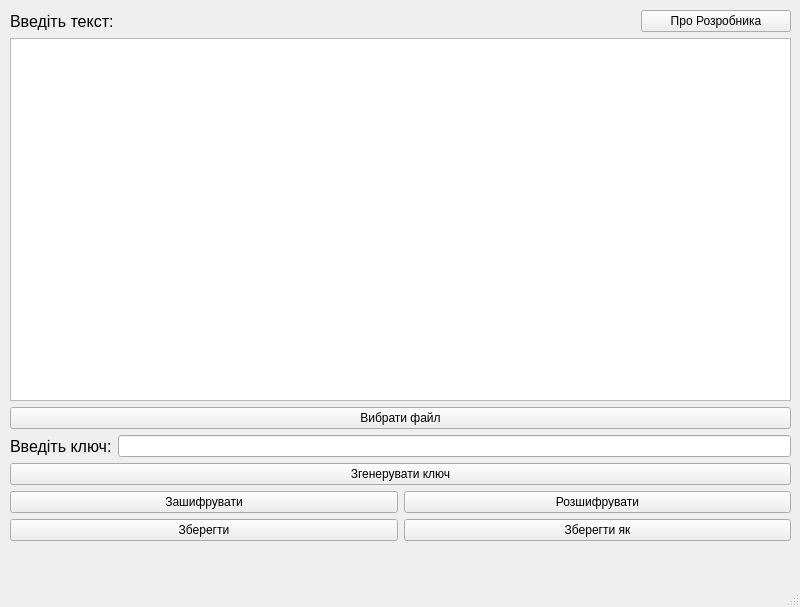
<?xml version="1.0" encoding="UTF-8"?>
<ui version="4.0">
 <class>MainWindow</class>
 <widget class="QMainWindow" name="MainWindow">
  <property name="geometry">
   <rect>
    <x>0</x>
    <y>0</y>
    <width>800</width>
    <height>607</height>
   </rect>
  </property>
  <property name="minimumSize">
   <size>
    <width>800</width>
    <height>607</height>
   </size>
  </property>
  <property name="maximumSize">
   <size>
    <width>800</width>
    <height>607</height>
   </size>
  </property>
  <property name="windowTitle">
   <string>MainWindow</string>
  </property>
  <widget class="QWidget" name="centralwidget">
   <widget class="QWidget" name="verticalLayoutWidget">
    <property name="geometry">
     <rect>
      <x>0</x>
      <y>0</y>
      <width>801</width>
      <height>551</height>
     </rect>
    </property>
    <layout class="QVBoxLayout" name="verticalLayout">
     <property name="sizeConstraint">
      <enum>QLayout::SetDefaultConstraint</enum>
     </property>
     <property name="leftMargin">
      <number>10</number>
     </property>
     <property name="topMargin">
      <number>10</number>
     </property>
     <property name="rightMargin">
      <number>10</number>
     </property>
     <property name="bottomMargin">
      <number>10</number>
     </property>
     <item>
      <layout class="QHBoxLayout" name="horizontalLayout_4">
       <item>
        <widget class="QLabel" name="label">
         <property name="enabled">
          <bool>true</bool>
         </property>
         <property name="font">
          <font>
           <pointsize>12</pointsize>
          </font>
         </property>
         <property name="text">
          <string>Введіть текст:</string>
         </property>
        </widget>
       </item>
       <item>
        <widget class="QPushButton" name="developer_info_button">
         <property name="maximumSize">
          <size>
           <width>150</width>
           <height>16777215</height>
          </size>
         </property>
         <property name="text">
          <string>Про Розробника</string>
         </property>
        </widget>
       </item>
      </layout>
     </item>
     <item>
      <widget class="QTextEdit" name="textEdit">
       <property name="font">
        <font>
         <pointsize>10</pointsize>
        </font>
       </property>
      </widget>
     </item>
     <item>
      <widget class="QPushButton" name="choose_file_button">
       <property name="text">
        <string>Вибрати файл</string>
       </property>
       <property name="autoDefault">
        <bool>false</bool>
       </property>
       <property name="default">
        <bool>false</bool>
       </property>
       <property name="flat">
        <bool>false</bool>
       </property>
      </widget>
     </item>
     <item>
      <layout class="QHBoxLayout" name="horizontalLayout_7">
       <item>
        <widget class="QLabel" name="label_5">
         <property name="font">
          <font>
           <pointsize>12</pointsize>
          </font>
         </property>
         <property name="text">
          <string>Введіть ключ:</string>
         </property>
        </widget>
       </item>
       <item>
        <widget class="QLineEdit" name="key"/>
       </item>
      </layout>
     </item>
     <item>
      <widget class="QPushButton" name="keyGenerationButton">
       <property name="text">
        <string>Згенерувати ключ</string>
       </property>
      </widget>
     </item>
     <item>
      <layout class="QHBoxLayout" name="horizontalLayout">
       <item>
        <widget class="QPushButton" name="encrypt_button">
         <property name="text">
          <string>Зашифрувати</string>
         </property>
        </widget>
       </item>
       <item>
        <widget class="QPushButton" name="decrypt_button">
         <property name="text">
          <string>Розшифрувати</string>
         </property>
        </widget>
       </item>
      </layout>
     </item>
     <item>
      <layout class="QHBoxLayout" name="horizontalLayout_2">
       <item>
        <widget class="QPushButton" name="save_button">
         <property name="text">
          <string>Зберегти</string>
         </property>
        </widget>
       </item>
       <item>
        <widget class="QPushButton" name="save_as_button">
         <property name="text">
          <string>Зберегти як</string>
         </property>
        </widget>
       </item>
      </layout>
     </item>
    </layout>
   </widget>
  </widget>
  <widget class="QMenuBar" name="menubar">
   <property name="geometry">
    <rect>
     <x>0</x>
     <y>0</y>
     <width>800</width>
     <height>26</height>
    </rect>
   </property>
  </widget>
  <widget class="QStatusBar" name="statusbar"/>
 </widget>
 <resources/>
 <connections/>
</ui>
